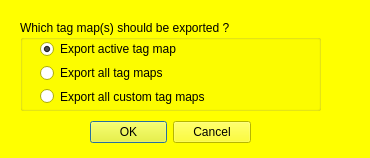
<?xml version="1.0" encoding="UTF-8"?>
<ui version="4.0">
 <class>mqSaveTAGMAPDialog</class>
 <widget class="QDialog" name="mqSaveTAGMAPDialog">
  <property name="geometry">
   <rect>
    <x>0</x>
    <y>0</y>
    <width>370</width>
    <height>158</height>
   </rect>
  </property>
  <property name="palette">
   <palette>
    <active>
     <colorrole role="WindowText">
      <brush brushstyle="SolidPattern">
       <color alpha="255">
        <red>0</red>
        <green>0</green>
        <blue>0</blue>
       </color>
      </brush>
     </colorrole>
     <colorrole role="Button">
      <brush brushstyle="SolidPattern">
       <color alpha="255">
        <red>255</red>
        <green>255</green>
        <blue>0</blue>
       </color>
      </brush>
     </colorrole>
     <colorrole role="Light">
      <brush brushstyle="SolidPattern">
       <color alpha="255">
        <red>255</red>
        <green>255</green>
        <blue>127</blue>
       </color>
      </brush>
     </colorrole>
     <colorrole role="Midlight">
      <brush brushstyle="SolidPattern">
       <color alpha="255">
        <red>255</red>
        <green>255</green>
        <blue>63</blue>
       </color>
      </brush>
     </colorrole>
     <colorrole role="Dark">
      <brush brushstyle="SolidPattern">
       <color alpha="255">
        <red>127</red>
        <green>127</green>
        <blue>0</blue>
       </color>
      </brush>
     </colorrole>
     <colorrole role="Mid">
      <brush brushstyle="SolidPattern">
       <color alpha="255">
        <red>170</red>
        <green>170</green>
        <blue>0</blue>
       </color>
      </brush>
     </colorrole>
     <colorrole role="Text">
      <brush brushstyle="SolidPattern">
       <color alpha="255">
        <red>0</red>
        <green>0</green>
        <blue>0</blue>
       </color>
      </brush>
     </colorrole>
     <colorrole role="BrightText">
      <brush brushstyle="SolidPattern">
       <color alpha="255">
        <red>255</red>
        <green>255</green>
        <blue>255</blue>
       </color>
      </brush>
     </colorrole>
     <colorrole role="ButtonText">
      <brush brushstyle="SolidPattern">
       <color alpha="255">
        <red>0</red>
        <green>0</green>
        <blue>0</blue>
       </color>
      </brush>
     </colorrole>
     <colorrole role="Base">
      <brush brushstyle="SolidPattern">
       <color alpha="255">
        <red>255</red>
        <green>255</green>
        <blue>255</blue>
       </color>
      </brush>
     </colorrole>
     <colorrole role="Window">
      <brush brushstyle="SolidPattern">
       <color alpha="255">
        <red>255</red>
        <green>255</green>
        <blue>0</blue>
       </color>
      </brush>
     </colorrole>
     <colorrole role="Shadow">
      <brush brushstyle="SolidPattern">
       <color alpha="255">
        <red>0</red>
        <green>0</green>
        <blue>0</blue>
       </color>
      </brush>
     </colorrole>
     <colorrole role="AlternateBase">
      <brush brushstyle="SolidPattern">
       <color alpha="255">
        <red>255</red>
        <green>255</green>
        <blue>127</blue>
       </color>
      </brush>
     </colorrole>
     <colorrole role="ToolTipBase">
      <brush brushstyle="SolidPattern">
       <color alpha="255">
        <red>255</red>
        <green>255</green>
        <blue>220</blue>
       </color>
      </brush>
     </colorrole>
     <colorrole role="ToolTipText">
      <brush brushstyle="SolidPattern">
       <color alpha="255">
        <red>0</red>
        <green>0</green>
        <blue>0</blue>
       </color>
      </brush>
     </colorrole>
    </active>
    <inactive>
     <colorrole role="WindowText">
      <brush brushstyle="SolidPattern">
       <color alpha="255">
        <red>0</red>
        <green>0</green>
        <blue>0</blue>
       </color>
      </brush>
     </colorrole>
     <colorrole role="Button">
      <brush brushstyle="SolidPattern">
       <color alpha="255">
        <red>255</red>
        <green>255</green>
        <blue>0</blue>
       </color>
      </brush>
     </colorrole>
     <colorrole role="Light">
      <brush brushstyle="SolidPattern">
       <color alpha="255">
        <red>255</red>
        <green>255</green>
        <blue>127</blue>
       </color>
      </brush>
     </colorrole>
     <colorrole role="Midlight">
      <brush brushstyle="SolidPattern">
       <color alpha="255">
        <red>255</red>
        <green>255</green>
        <blue>63</blue>
       </color>
      </brush>
     </colorrole>
     <colorrole role="Dark">
      <brush brushstyle="SolidPattern">
       <color alpha="255">
        <red>127</red>
        <green>127</green>
        <blue>0</blue>
       </color>
      </brush>
     </colorrole>
     <colorrole role="Mid">
      <brush brushstyle="SolidPattern">
       <color alpha="255">
        <red>170</red>
        <green>170</green>
        <blue>0</blue>
       </color>
      </brush>
     </colorrole>
     <colorrole role="Text">
      <brush brushstyle="SolidPattern">
       <color alpha="255">
        <red>0</red>
        <green>0</green>
        <blue>0</blue>
       </color>
      </brush>
     </colorrole>
     <colorrole role="BrightText">
      <brush brushstyle="SolidPattern">
       <color alpha="255">
        <red>255</red>
        <green>255</green>
        <blue>255</blue>
       </color>
      </brush>
     </colorrole>
     <colorrole role="ButtonText">
      <brush brushstyle="SolidPattern">
       <color alpha="255">
        <red>0</red>
        <green>0</green>
        <blue>0</blue>
       </color>
      </brush>
     </colorrole>
     <colorrole role="Base">
      <brush brushstyle="SolidPattern">
       <color alpha="255">
        <red>255</red>
        <green>255</green>
        <blue>255</blue>
       </color>
      </brush>
     </colorrole>
     <colorrole role="Window">
      <brush brushstyle="SolidPattern">
       <color alpha="255">
        <red>255</red>
        <green>255</green>
        <blue>0</blue>
       </color>
      </brush>
     </colorrole>
     <colorrole role="Shadow">
      <brush brushstyle="SolidPattern">
       <color alpha="255">
        <red>0</red>
        <green>0</green>
        <blue>0</blue>
       </color>
      </brush>
     </colorrole>
     <colorrole role="AlternateBase">
      <brush brushstyle="SolidPattern">
       <color alpha="255">
        <red>255</red>
        <green>255</green>
        <blue>127</blue>
       </color>
      </brush>
     </colorrole>
     <colorrole role="ToolTipBase">
      <brush brushstyle="SolidPattern">
       <color alpha="255">
        <red>255</red>
        <green>255</green>
        <blue>220</blue>
       </color>
      </brush>
     </colorrole>
     <colorrole role="ToolTipText">
      <brush brushstyle="SolidPattern">
       <color alpha="255">
        <red>0</red>
        <green>0</green>
        <blue>0</blue>
       </color>
      </brush>
     </colorrole>
    </inactive>
    <disabled>
     <colorrole role="WindowText">
      <brush brushstyle="SolidPattern">
       <color alpha="255">
        <red>127</red>
        <green>127</green>
        <blue>0</blue>
       </color>
      </brush>
     </colorrole>
     <colorrole role="Button">
      <brush brushstyle="SolidPattern">
       <color alpha="255">
        <red>255</red>
        <green>255</green>
        <blue>0</blue>
       </color>
      </brush>
     </colorrole>
     <colorrole role="Light">
      <brush brushstyle="SolidPattern">
       <color alpha="255">
        <red>255</red>
        <green>255</green>
        <blue>127</blue>
       </color>
      </brush>
     </colorrole>
     <colorrole role="Midlight">
      <brush brushstyle="SolidPattern">
       <color alpha="255">
        <red>255</red>
        <green>255</green>
        <blue>63</blue>
       </color>
      </brush>
     </colorrole>
     <colorrole role="Dark">
      <brush brushstyle="SolidPattern">
       <color alpha="255">
        <red>127</red>
        <green>127</green>
        <blue>0</blue>
       </color>
      </brush>
     </colorrole>
     <colorrole role="Mid">
      <brush brushstyle="SolidPattern">
       <color alpha="255">
        <red>170</red>
        <green>170</green>
        <blue>0</blue>
       </color>
      </brush>
     </colorrole>
     <colorrole role="Text">
      <brush brushstyle="SolidPattern">
       <color alpha="255">
        <red>127</red>
        <green>127</green>
        <blue>0</blue>
       </color>
      </brush>
     </colorrole>
     <colorrole role="BrightText">
      <brush brushstyle="SolidPattern">
       <color alpha="255">
        <red>255</red>
        <green>255</green>
        <blue>255</blue>
       </color>
      </brush>
     </colorrole>
     <colorrole role="ButtonText">
      <brush brushstyle="SolidPattern">
       <color alpha="255">
        <red>127</red>
        <green>127</green>
        <blue>0</blue>
       </color>
      </brush>
     </colorrole>
     <colorrole role="Base">
      <brush brushstyle="SolidPattern">
       <color alpha="255">
        <red>255</red>
        <green>255</green>
        <blue>0</blue>
       </color>
      </brush>
     </colorrole>
     <colorrole role="Window">
      <brush brushstyle="SolidPattern">
       <color alpha="255">
        <red>255</red>
        <green>255</green>
        <blue>0</blue>
       </color>
      </brush>
     </colorrole>
     <colorrole role="Shadow">
      <brush brushstyle="SolidPattern">
       <color alpha="255">
        <red>0</red>
        <green>0</green>
        <blue>0</blue>
       </color>
      </brush>
     </colorrole>
     <colorrole role="AlternateBase">
      <brush brushstyle="SolidPattern">
       <color alpha="255">
        <red>255</red>
        <green>255</green>
        <blue>0</blue>
       </color>
      </brush>
     </colorrole>
     <colorrole role="ToolTipBase">
      <brush brushstyle="SolidPattern">
       <color alpha="255">
        <red>255</red>
        <green>255</green>
        <blue>220</blue>
       </color>
      </brush>
     </colorrole>
     <colorrole role="ToolTipText">
      <brush brushstyle="SolidPattern">
       <color alpha="255">
        <red>0</red>
        <green>0</green>
        <blue>0</blue>
       </color>
      </brush>
     </colorrole>
    </disabled>
   </palette>
  </property>
  <property name="windowTitle">
   <string>Export tag maps</string>
  </property>
  <widget class="QWidget" name="layoutWidget">
   <property name="geometry">
    <rect>
     <x>90</x>
     <y>120</y>
     <width>161</width>
     <height>25</height>
    </rect>
   </property>
   <layout class="QHBoxLayout" name="horizontalLayout_2">
    <item>
     <widget class="QDialogButtonBox" name="buttonBox">
      <property name="orientation">
       <enum>Qt::Horizontal</enum>
      </property>
      <property name="standardButtons">
       <set>QDialogButtonBox::Cancel|QDialogButtonBox::Ok</set>
      </property>
     </widget>
    </item>
   </layout>
  </widget>
  <widget class="QGroupBox" name="TAGMAPToBeSaved">
   <property name="geometry">
    <rect>
     <x>20</x>
     <y>20</y>
     <width>301</width>
     <height>91</height>
    </rect>
   </property>
   <property name="title">
    <string>Which tag map(s) should be exported ?</string>
   </property>
   <widget class="QWidget" name="verticalLayoutWidget_8">
    <property name="geometry">
     <rect>
      <x>20</x>
      <y>20</y>
      <width>261</width>
      <height>65</height>
     </rect>
    </property>
    <layout class="QVBoxLayout" name="verticalLayout1_4">
     <item>
      <widget class="QRadioButton" name="SaveActive">
       <property name="text">
        <string>Export active tag map</string>
       </property>
       <property name="checked">
        <bool>true</bool>
       </property>
      </widget>
     </item>
     <item>
      <widget class="QRadioButton" name="SaveAll">
       <property name="text">
        <string>Export all tag maps</string>
       </property>
      </widget>
     </item>
     <item>
      <widget class="QRadioButton" name="SaveAllCustom">
       <property name="text">
        <string>Export all custom tag maps</string>
       </property>
      </widget>
     </item>
    </layout>
   </widget>
  </widget>
 </widget>
 <resources/>
 <connections>
  <connection>
   <sender>buttonBox</sender>
   <signal>accepted()</signal>
   <receiver>mqSaveTAGMAPDialog</receiver>
   <slot>accept()</slot>
   <hints>
    <hint type="sourcelabel">
     <x>248</x>
     <y>254</y>
    </hint>
    <hint type="destinationlabel">
     <x>157</x>
     <y>274</y>
    </hint>
   </hints>
  </connection>
  <connection>
   <sender>buttonBox</sender>
   <signal>rejected()</signal>
   <receiver>mqSaveTAGMAPDialog</receiver>
   <slot>reject()</slot>
   <hints>
    <hint type="sourcelabel">
     <x>316</x>
     <y>260</y>
    </hint>
    <hint type="destinationlabel">
     <x>286</x>
     <y>274</y>
    </hint>
   </hints>
  </connection>
 </connections>
</ui>
